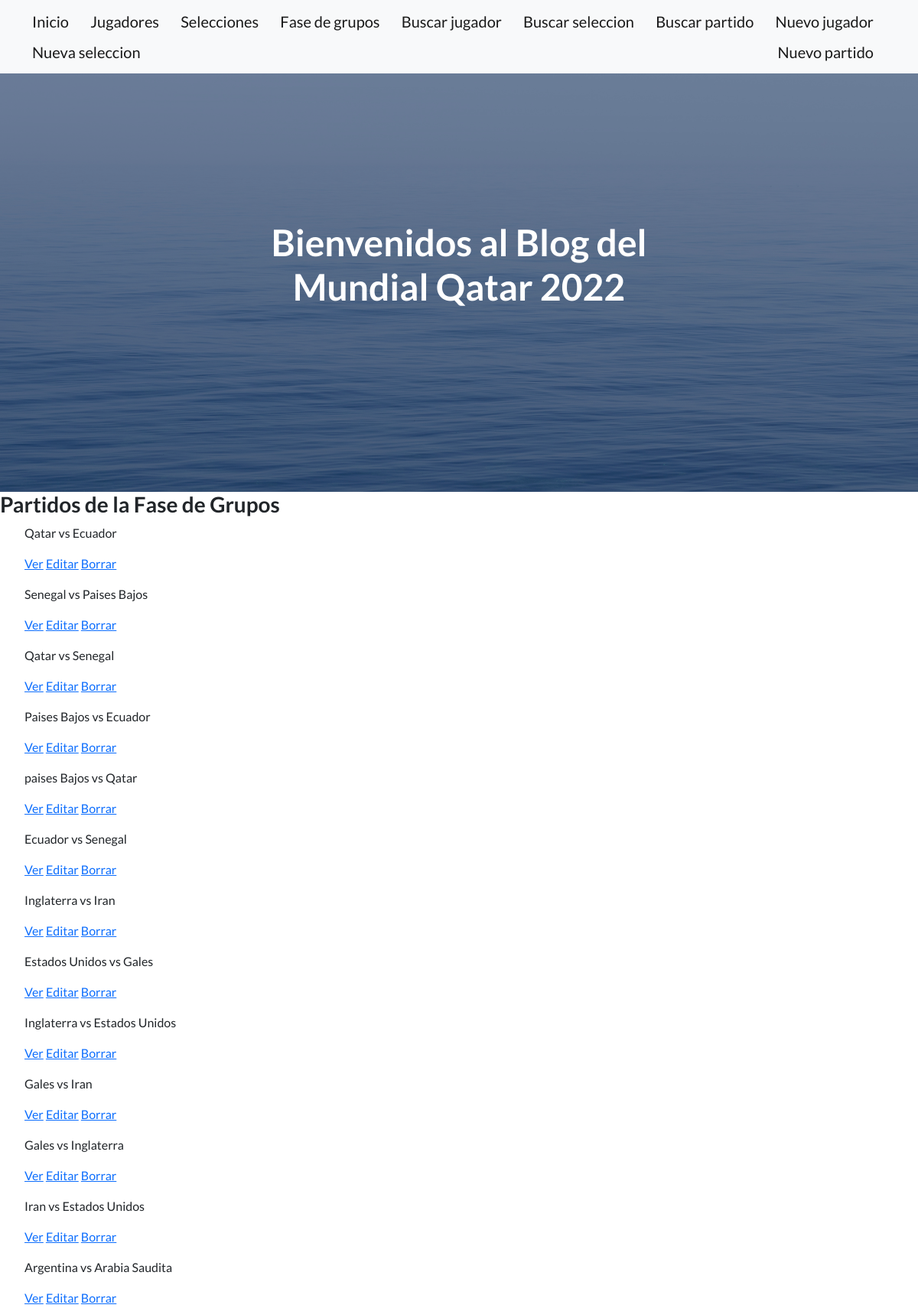
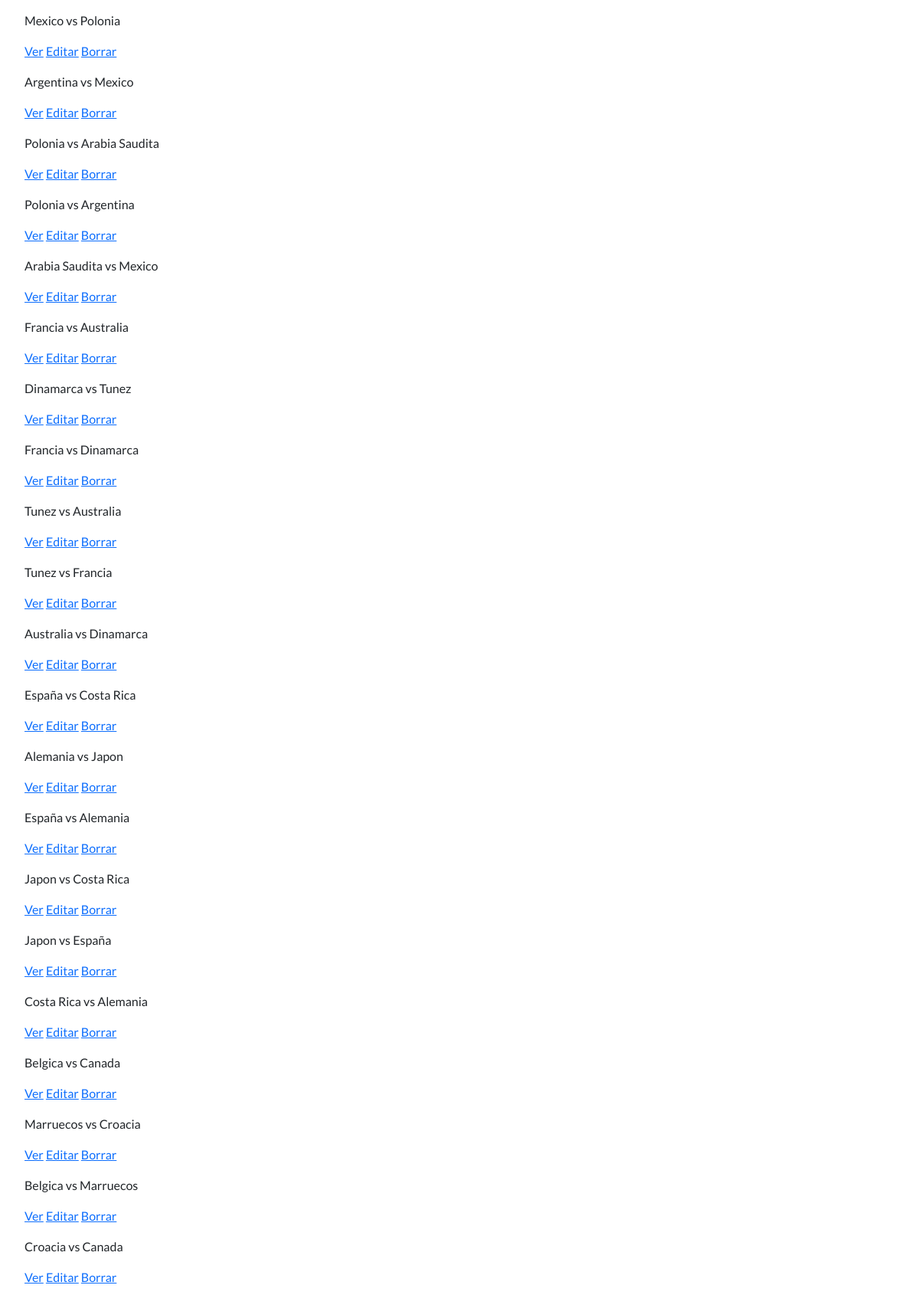
/AppMundial/fasegrupos/list (upper part), run on the app's committed database (2 pictures, top to bottom).
### AppMundial/models.py (models this page shows, shortened)
class Fase_grupos(models.Model):
    grupo = models.CharField(max_length=20, null=True, blank=True)
    partido = models.CharField(max_length=60, null=True, blank=True)
    estadio = models.CharField(max_length=20, null=True, blank=True)
    arbitro = models.CharField(max_length=30, null=True, blank=True)
    fecha = models.DateField()
    horario = models.TimeField()
    resultado = models.CharField(max_length=60, null=True, blank=True)
    ganador = models.CharField(max_length=30, null=True, blank=True)

### AppMundial/views.py (the view)
# urls.py: path('AppMundial/fasegrupos/list', views.Fase_gruposList.as_view(), name='Listfg'),
class Fase_gruposList(ListView):
    model = Fase_grupos
    template_name = '/AppMundial/fase_grupos_list.html'

### AppMundial/templates/AppMundial/fase_grupos_list.html
{% extends "AppMundial/base.html" %}
{% load static %}
{% block contenidoQueCambia %}
<h3>Partidos de la Fase de Grupos</h3>
    <ul>
        {% for fase_grupos in object_list %}
            <p>{{fase_grupos.partido}}</p>
            <p>
                <a href="{% url 'Detailfg' fase_grupos.id %}">Ver</a>
                <a href="{% url 'Editfg' fase_grupos.id %}">Editar</a>
                <a href="{% url 'Deletefg' fase_grupos.id %}">Borrar</a>
            </p>
        {% endfor %}
    </ul>
{% endblock %}

### data on the page
Fase_grupos: partido "Qatar vs Ecuador"
Fase_grupos: partido "Senegal vs Paises Bajos"
Fase_grupos: partido "Qatar vs Senegal"
Fase_grupos: partido "Paises Bajos vs Ecuador"
Fase_grupos: partido "paises Bajos vs Qatar"
Fase_grupos: partido "Ecuador vs Senegal"
Fase_grupos: partido "Inglaterra vs Iran"
Fase_grupos: partido "Estados Unidos vs Gales"
Fase_grupos: partido "Inglaterra vs Estados Unidos"
Fase_grupos: partido "Gales vs Iran"
Fase_grupos: partido "Gales vs Inglaterra"
Fase_grupos: partido "Iran vs Estados Unidos"
Fase_grupos: partido "Argentina vs Arabia Saudita"
Fase_grupos: partido "Mexico vs Polonia"
Fase_grupos: partido "Argentina vs Mexico"
Fase_grupos: partido "Polonia vs Arabia Saudita"
Fase_grupos: partido "Polonia vs Argentina"
Fase_grupos: partido "Arabia Saudita vs Mexico"
Fase_grupos: partido "Francia vs Australia"
Fase_grupos: partido "Dinamarca vs Tunez"
Fase_grupos: partido "Francia vs Dinamarca"
Fase_grupos: partido "Tunez vs Australia"
Fase_grupos: partido "Tunez vs Francia"
Fase_grupos: partido "Australia vs Dinamarca"
Fase_grupos: partido "España vs Costa Rica"
Fase_grupos: partido "Alemania vs Japon"
Fase_grupos: partido "España vs Alemania"
Fase_grupos: partido "Japon vs Costa Rica"
Fase_grupos: partido "Japon vs España"
Fase_grupos: partido "Costa Rica vs Alemania"
Fase_grupos: partido "Belgica vs Canada"
Fase_grupos: partido "Marruecos vs Croacia"
Fase_grupos: partido "Belgica vs Marruecos"
Fase_grupos: partido "Croacia vs Canada"
